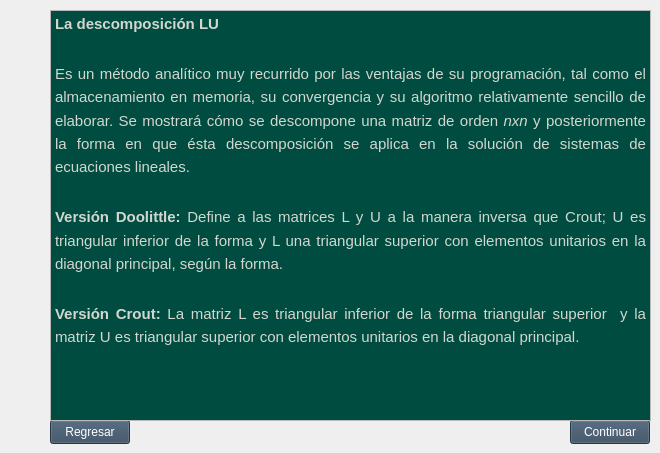
  <widget class="QWidget" name="centralwidget">
   <widget class="QPushButton" name="pushButton">
    <property name="geometry">
     <rect>
      <x>50</x>
      <y>420</y>
      <width>80</width>
      <height>24</height>
     </rect>
    </property>
    <property name="palette">
     <palette>
      <active>
       <colorrole role="WindowText">
        <brush brushstyle="SolidPattern">
         <color alpha="255">
          <red>255</red>
          <green>255</green>
          <blue>255</blue>
         </color>
        </brush>
       </colorrole>
       <colorrole role="Button">
        <brush brushstyle="SolidPattern">
         <color alpha="255">
          <red>53</red>
          <green>73</green>
          <blue>94</blue>
         </color>
        </brush>
       </colorrole>
       <colorrole role="Light">
        <brush brushstyle="SolidPattern">
         <color alpha="255">
          <red>79</red>
          <green>109</green>
          <blue>141</blue>
         </color>
        </brush>
       </colorrole>
       <colorrole role="Midlight">
        <brush brushstyle="SolidPattern">
         <color alpha="255">
          <red>66</red>
          <green>91</green>
          <blue>117</blue>
         </color>
        </brush>
       </colorrole>
       <colorrole role="Dark">
        <brush brushstyle="SolidPattern">
         <color alpha="255">
          <red>26</red>
          <green>36</green>
          <blue>47</blue>
         </color>
        </brush>
       </colorrole>
       <colorrole role="Mid">
        <brush brushstyle="SolidPattern">
         <color alpha="255">
          <red>35</red>
          <green>48</green>
          <blue>62</blue>
         </color>
        </brush>
       </colorrole>
       <colorrole role="Text">
        <brush brushstyle="SolidPattern">
         <color alpha="255">
          <red>255</red>
          <green>255</green>
          <blue>255</blue>
         </color>
        </brush>
       </colorrole>
       <colorrole role="BrightText">
        <brush brushstyle="SolidPattern">
         <color alpha="255">
          <red>255</red>
          <green>255</green>
          <blue>255</blue>
         </color>
        </brush>
       </colorrole>
       <colorrole role="ButtonText">
        <brush brushstyle="SolidPattern">
         <color alpha="255">
          <red>255</red>
          <green>255</green>
          <blue>255</blue>
         </color>
        </brush>
       </colorrole>
       <colorrole role="Base">
        <brush brushstyle="SolidPattern">
         <color alpha="255">
          <red>0</red>
          <green>0</green>
          <blue>0</blue>
         </color>
        </brush>
       </colorrole>
       <colorrole role="Window">
        <brush brushstyle="SolidPattern">
         <color alpha="255">
          <red>53</red>
          <green>73</green>
          <blue>94</blue>
         </color>
        </brush>
       </colorrole>
       <colorrole role="Shadow">
        <brush brushstyle="SolidPattern">
         <color alpha="255">
          <red>0</red>
          <green>0</green>
          <blue>0</blue>
         </color>
        </brush>
       </colorrole>
       <colorrole role="AlternateBase">
        <brush brushstyle="SolidPattern">
         <color alpha="255">
          <red>26</red>
          <green>36</green>
          <blue>47</blue>
         </color>
        </brush>
       </colorrole>
       <colorrole role="ToolTipBase">
        <brush brushstyle="SolidPattern">
         <color alpha="255">
          <red>255</red>
          <green>255</green>
          <blue>220</blue>
         </color>
        </brush>
       </colorrole>
       <colorrole role="ToolTipText">
        <brush brushstyle="SolidPattern">
         <color alpha="255">
          <red>0</red>
          <green>0</green>
          <blue>0</blue>
         </color>
        </brush>
       </colorrole>
       <colorrole role="PlaceholderText">
        <brush brushstyle="SolidPattern">
         <color alpha="128">
          <red>255</red>
          <green>255</green>
          <blue>255</blue>
         </color>
        </brush>
       </colorrole>
      </active>
      <inactive>
       <colorrole role="WindowText">
        <brush brushstyle="SolidPattern">
         <color alpha="255">
          <red>255</red>
          <green>255</green>
          <blue>255</blue>
         </color>
        </brush>
       </colorrole>
       <colorrole role="Button">
        <brush brushstyle="SolidPattern">
         <color alpha="255">
          <red>53</red>
          <green>73</green>
          <blue>94</blue>
         </color>
        </brush>
       </colorrole>
       <colorrole role="Light">
        <brush brushstyle="SolidPattern">
         <color alpha="255">
          <red>79</red>
          <green>109</green>
          <blue>141</blue>
         </color>
        </brush>
       </colorrole>
       <colorrole role="Midlight">
        <brush brushstyle="SolidPattern">
         <color alpha="255">
          <red>66</red>
          <green>91</green>
          <blue>117</blue>
         </color>
        </brush>
       </colorrole>
       <colorrole role="Dark">
        <brush brushstyle="SolidPattern">
         <color alpha="255">
          <red>26</red>
          <green>36</green>
          <blue>47</blue>
         </color>
        </brush>
       </colorrole>
       <colorrole role="Mid">
        <brush brushstyle="SolidPattern">
         <color alpha="255">
          <red>35</red>
          <green>48</green>
          <blue>62</blue>
         </color>
        </brush>
       </colorrole>
       <colorrole role="Text">
        <brush brushstyle="SolidPattern">
         <color alpha="255">
          <red>255</red>
          <green>255</green>
          <blue>255</blue>
         </color>
        </brush>
       </colorrole>
       <colorrole role="BrightText">
        <brush brushstyle="SolidPattern">
         <color alpha="255">
          <red>255</red>
          <green>255</green>
          <blue>255</blue>
         </color>
        </brush>
       </colorrole>
       <colorrole role="ButtonText">
        <brush brushstyle="SolidPattern">
         <color alpha="255">
          <red>255</red>
          <green>255</green>
          <blue>255</blue>
         </color>
        </brush>
       </colorrole>
       <colorrole role="Base">
        <brush brushstyle="SolidPattern">
         <color alpha="255">
          <red>0</red>
          <green>0</green>
          <blue>0</blue>
         </color>
        </brush>
       </colorrole>
       <colorrole role="Window">
        <brush brushstyle="SolidPattern">
         <color alpha="255">
          <red>53</red>
          <green>73</green>
          <blue>94</blue>
         </color>
        </brush>
       </colorrole>
       <colorrole role="Shadow">
        <brush brushstyle="SolidPattern">
         <color alpha="255">
          <red>0</red>
          <green>0</green>
          <blue>0</blue>
         </color>
        </brush>
       </colorrole>
       <colorrole role="AlternateBase">
        <brush brushstyle="SolidPattern">
         <color alpha="255">
          <red>26</red>
          <green>36</green>
          <blue>47</blue>
         </color>
        </brush>
       </colorrole>
       <colorrole role="ToolTipBase">
        <brush brushstyle="SolidPattern">
         <color alpha="255">
          <red>255</red>
          <green>255</green>
          <blue>220</blue>
         </color>
        </brush>
       </colorrole>
       <colorrole role="ToolTipText">
        <brush brushstyle="SolidPattern">
         <color alpha="255">
          <red>0</red>
          <green>0</green>
          <blue>0</blue>
         </color>
        </brush>
       </colorrole>
       <colorrole role="PlaceholderText">
        <brush brushstyle="SolidPattern">
         <color alpha="128">
          <red>255</red>
          <green>255</green>
          <blue>255</blue>
         </color>
        </brush>
       </colorrole>
      </inactive>
      <disabled>
       <colorrole role="WindowText">
        <brush brushstyle="SolidPattern">
         <color alpha="255">
          <red>26</red>
          <green>36</green>
          <blue>47</blue>
         </color>
        </brush>
       </colorrole>
       <colorrole role="Button">
        <brush brushstyle="SolidPattern">
         <color alpha="255">
          <red>53</red>
          <green>73</green>
          <blue>94</blue>
         </color>
        </brush>
       </colorrole>
       <colorrole role="Light">
        <brush brushstyle="SolidPattern">
         <color alpha="255">
          <red>79</red>
          <green>109</green>
          <blue>141</blue>
         </color>
        </brush>
       </colorrole>
       <colorrole role="Midlight">
        <brush brushstyle="SolidPattern">
         <color alpha="255">
          <red>66</red>
          <green>91</green>
          <blue>117</blue>
         </color>
        </brush>
       </colorrole>
       <colorrole role="Dark">
        <brush brushstyle="SolidPattern">
         <color alpha="255">
          <red>26</red>
          <green>36</green>
          <blue>47</blue>
         </color>
        </brush>
       </colorrole>
       <colorrole role="Mid">
        <brush brushstyle="SolidPattern">
         <color alpha="255">
          <red>35</red>
          <green>48</green>
          <blue>62</blue>
         </color>
        </brush>
       </colorrole>
       <colorrole role="Text">
        <brush brushstyle="SolidPattern">
         <color alpha="255">
          <red>26</red>
          <green>36</green>
          <blue>47</blue>
         </color>
        </brush>
       </colorrole>
       <colorrole role="BrightText">
        <brush brushstyle="SolidPattern">
         <color alpha="255">
          <red>255</red>
          <green>255</green>
          <blue>255</blue>
         </color>
        </brush>
       </colorrole>
       <colorrole role="ButtonText">
        <brush brushstyle="SolidPattern">
         <color alpha="255">
          <red>26</red>
          <green>36</green>
          <blue>47</blue>
         </color>
        </brush>
       </colorrole>
       <colorrole role="Base">
        <brush brushstyle="SolidPattern">
         <color alpha="255">
          <red>53</red>
          <green>73</green>
          <blue>94</blue>
         </color>
        </brush>
       </colorrole>
       <colorrole role="Window">
        <brush brushstyle="SolidPattern">
         <color alpha="255">
          <red>53</red>
          <green>73</green>
          <blue>94</blue>
         </color>
        </brush>
       </colorrole>
       <colorrole role="Shadow">
        <brush brushstyle="SolidPattern">
         <color alpha="255">
          <red>0</red>
          <green>0</green>
          <blue>0</blue>
         </color>
        </brush>
       </colorrole>
       <colorrole role="AlternateBase">
        <brush brushstyle="SolidPattern">
         <color alpha="255">
          <red>53</red>
          <green>73</green>
          <blue>94</blue>
         </color>
        </brush>
       </colorrole>
       <colorrole role="ToolTipBase">
        <brush brushstyle="SolidPattern">
         <color alpha="255">
          <red>255</red>
          <green>255</green>
          <blue>220</blue>
         </color>
        </brush>
       </colorrole>
       <colorrole role="ToolTipText">
        <brush brushstyle="SolidPattern">
         <color alpha="255">
          <red>0</red>
          <green>0</green>
          <blue>0</blue>
         </color>
        </brush>
       </colorrole>
       <colorrole role="PlaceholderText">
        <brush brushstyle="SolidPattern">
         <color alpha="128">
          <red>255</red>
          <green>255</green>
          <blue>255</blue>
         </color>
        </brush>
       </colorrole>
      </disabled>
     </palette>
    </property>
    <property name="text">
     <string>Regresar</string>
    </property>
   </widget>
   <widget class="QPushButton" name="pushButton_2">
    <property name="geometry">
     <rect>
      <x>570</x>
      <y>420</y>
      <width>80</width>
      <height>24</height>
     </rect>
    </property>
    <property name="palette">
     <palette>
      <active>
       <colorrole role="WindowText">
        <brush brushstyle="SolidPattern">
         <color alpha="255">
          <red>255</red>
          <green>255</green>
          <blue>255</blue>
         </color>
        </brush>
       </colorrole>
       <colorrole role="Button">
        <brush brushstyle="SolidPattern">
         <color alpha="255">
          <red>53</red>
          <green>73</green>
          <blue>94</blue>
         </color>
        </brush>
       </colorrole>
       <colorrole role="Light">
        <brush brushstyle="SolidPattern">
         <color alpha="255">
          <red>79</red>
          <green>109</green>
          <blue>141</blue>
         </color>
        </brush>
       </colorrole>
       <colorrole role="Midlight">
        <brush brushstyle="SolidPattern">
         <color alpha="255">
          <red>66</red>
          <green>91</green>
          <blue>117</blue>
         </color>
        </brush>
       </colorrole>
       <colorrole role="Dark">
        <brush brushstyle="SolidPattern">
         <color alpha="255">
          <red>26</red>
          <green>36</green>
          <blue>47</blue>
         </color>
        </brush>
       </colorrole>
       <colorrole role="Mid">
        <brush brushstyle="SolidPattern">
         <color alpha="255">
          <red>35</red>
          <green>48</green>
          <blue>62</blue>
         </color>
        </brush>
       </colorrole>
       <colorrole role="Text">
        <brush brushstyle="SolidPattern">
         <color alpha="255">
          <red>255</red>
          <green>255</green>
          <blue>255</blue>
         </color>
        </brush>
       </colorrole>
       <colorrole role="BrightText">
        <brush brushstyle="SolidPattern">
         <color alpha="255">
          <red>255</red>
          <green>255</green>
          <blue>255</blue>
         </color>
        </brush>
       </colorrole>
       <colorrole role="ButtonText">
        <brush brushstyle="SolidPattern">
         <color alpha="255">
          <red>255</red>
          <green>255</green>
          <blue>255</blue>
         </color>
        </brush>
       </colorrole>
       <colorrole role="Base">
        <brush brushstyle="SolidPattern">
         <color alpha="255">
          <red>0</red>
          <green>0</green>
          <blue>0</blue>
         </color>
        </brush>
       </colorrole>
       <colorrole role="Window">
        <brush brushstyle="SolidPattern">
         <color alpha="255">
          <red>53</red>
          <green>73</green>
          <blue>94</blue>
         </color>
        </brush>
       </colorrole>
       <colorrole role="Shadow">
        <brush brushstyle="SolidPattern">
         <color alpha="255">
          <red>0</red>
          <green>0</green>
          <blue>0</blue>
         </color>
        </brush>
       </colorrole>
       <colorrole role="AlternateBase">
        <brush brushstyle="SolidPattern">
         <color alpha="255">
          <red>26</red>
          <green>36</green>
          <blue>47</blue>
         </color>
        </brush>
       </colorrole>
       <colorrole role="ToolTipBase">
        <brush brushstyle="SolidPattern">
         <color alpha="255">
          <red>255</red>
          <green>255</green>
          <blue>220</blue>
         </color>
        </brush>
       </colorrole>
       <colorrole role="ToolTipText">
        <brush brushstyle="SolidPattern">
         <color alpha="255">
          <red>0</red>
          <green>0</green>
          <blue>0</blue>
         </color>
        </brush>
       </colorrole>
       <colorrole role="PlaceholderText">
        <brush brushstyle="SolidPattern">
         <color alpha="128">
          <red>255</red>
          <green>255</green>
          <blue>255</blue>
         </color>
        </brush>
       </colorrole>
      </active>
      <inactive>
       <colorrole role="WindowText">
        <brush brushstyle="SolidPattern">
         <color alpha="255">
          <red>255</red>
          <green>255</green>
          <blue>255</blue>
         </color>
        </brush>
       </colorrole>
       <colorrole role="Button">
        <brush brushstyle="SolidPattern">
         <color alpha="255">
          <red>53</red>
          <green>73</green>
          <blue>94</blue>
         </color>
        </brush>
       </colorrole>
       <colorrole role="Light">
        <brush brushstyle="SolidPattern">
         <color alpha="255">
          <red>79</red>
          <green>109</green>
          <blue>141</blue>
         </color>
        </brush>
       </colorrole>
       <colorrole role="Midlight">
        <brush brushstyle="SolidPattern">
         <color alpha="255">
          <red>66</red>
          <green>91</green>
          <blue>117</blue>
         </color>
        </brush>
       </colorrole>
       <colorrole role="Dark">
        <brush brushstyle="SolidPattern">
         <color alpha="255">
          <red>26</red>
          <green>36</green>
          <blue>47</blue>
         </color>
        </brush>
       </colorrole>
       <colorrole role="Mid">
        <brush brushstyle="SolidPattern">
         <color alpha="255">
          <red>35</red>
          <green>48</green>
          <blue>62</blue>
         </color>
        </brush>
       </colorrole>
       <colorrole role="Text">
        <brush brushstyle="SolidPattern">
         <color alpha="255">
          <red>255</red>
          <green>255</green>
          <blue>255</blue>
         </color>
        </brush>
       </colorrole>
       <colorrole role="BrightText">
        <brush brushstyle="SolidPattern">
         <color alpha="255">
          <red>255</red>
          <green>255</green>
          <blue>255</blue>
         </color>
        </brush>
       </colorrole>
       <colorrole role="ButtonText">
        <brush brushstyle="SolidPattern">
         <color alpha="255">
          <red>255</red>
          <green>255</green>
          <blue>255</blue>
         </color>
        </brush>
       </colorrole>
       <colorrole role="Base">
        <brush brushstyle="SolidPattern">
         <color alpha="255">
          <red>0</red>
          <green>0</green>
          <blue>0</blue>
         </color>
        </brush>
       </colorrole>
       <colorrole role="Window">
        <brush brushstyle="SolidPattern">
         <color alpha="255">
          <red>53</red>
          <green>73</green>
          <blue>94</blue>
         </color>
        </brush>
       </colorrole>
       <colorrole role="Shadow">
        <brush brushstyle="SolidPattern">
         <color alpha="255">
          <red>0</red>
          <green>0</green>
          <blue>0</blue>
         </color>
        </brush>
       </colorrole>
       <colorrole role="AlternateBase">
        <brush brushstyle="SolidPattern">
         <color alpha="255">
          <red>26</red>
          <green>36</green>
          <blue>47</blue>
         </color>
        </brush>
       </colorrole>
       <colorrole role="ToolTipBase">
        <brush brushstyle="SolidPattern">
         <color alpha="255">
          <red>255</red>
          <green>255</green>
          <blue>220</blue>
         </color>
        </brush>
       </colorrole>
       <colorrole role="ToolTipText">
        <brush brushstyle="SolidPattern">
         <color alpha="255">
          <red>0</red>
          <green>0</green>
          <blue>0</blue>
         </color>
        </brush>
       </colorrole>
       <colorrole role="PlaceholderText">
        <brush brushstyle="SolidPattern">
         <color alpha="128">
          <red>255</red>
          <green>255</green>
          <blue>255</blue>
         </color>
        </brush>
       </colorrole>
      </inactive>
      <disabled>
       <colorrole role="WindowText">
        <brush brushstyle="SolidPattern">
         <color alpha="255">
          <red>26</red>
          <green>36</green>
          <blue>47</blue>
         </color>
        </brush>
       </colorrole>
       <colorrole role="Button">
        <brush brushstyle="SolidPattern">
         <color alpha="255">
          <red>53</red>
          <green>73</green>
          <blue>94</blue>
         </color>
        </brush>
       </colorrole>
       <colorrole role="Light">
        <brush brushstyle="SolidPattern">
         <color alpha="255">
          <red>79</red>
          <green>109</green>
          <blue>141</blue>
         </color>
        </brush>
       </colorrole>
       <colorrole role="Midlight">
        <brush brushstyle="SolidPattern">
         <color alpha="255">
          <red>66</red>
          <green>91</green>
          <blue>117</blue>
         </color>
        </brush>
       </colorrole>
       <colorrole role="Dark">
        <brush brushstyle="SolidPattern">
         <color alpha="255">
          <red>26</red>
          <green>36</green>
          <blue>47</blue>
         </color>
        </brush>
       </colorrole>
       <colorrole role="Mid">
        <brush brushstyle="SolidPattern">
         <color alpha="255">
          <red>35</red>
          <green>48</green>
          <blue>62</blue>
         </color>
        </brush>
       </colorrole>
       <colorrole role="Text">
        <brush brushstyle="SolidPattern">
         <color alpha="255">
          <red>26</red>
          <green>36</green>
          <blue>47</blue>
         </color>
        </brush>
       </colorrole>
       <colorrole role="BrightText">
        <brush brushstyle="SolidPattern">
         <color alpha="255">
          <red>255</red>
          <green>255</green>
          <blue>255</blue>
         </color>
        </brush>
       </colorrole>
       <colorrole role="ButtonText">
        <brush brushstyle="SolidPattern">
         <color alpha="255">
          <red>26</red>
          <green>36</green>
          <blue>47</blue>
         </color>
        </brush>
       </colorrole>
       <colorrole role="Base">
        <brush brushstyle="SolidPattern">
         <color alpha="255">
          <red>53</red>
          <green>73</green>
          <blue>94</blue>
         </color>
        </brush>
       </colorrole>
       <colorrole role="Window">
        <brush brushstyle="SolidPattern">
         <color alpha="255">
          <red>53</red>
          <green>73</green>
          <blue>94</blue>
         </color>
        </brush>
       </colorrole>
       <colorrole role="Shadow">
        <brush brushstyle="SolidPattern">
         <color alpha="255">
          <red>0</red>
          <green>0</green>
          <blue>0</blue>
         </color>
        </brush>
       </colorrole>
       <colorrole role="AlternateBase">
        <brush brushstyle="SolidPattern">
         <color alpha="255">
          <red>53</red>
          <green>73</green>
          <blue>94</blue>
         </color>
        </brush>
       </colorrole>
       <colorrole role="ToolTipBase">
        <brush brushstyle="SolidPattern">
         <color alpha="255">
          <red>255</red>
          <green>255</green>
          <blue>220</blue>
         </color>
        </brush>
       </colorrole>
       <colorrole role="ToolTipText">
        <brush brushstyle="SolidPattern">
         <color alpha="255">
          <red>0</red>
          <green>0</green>
          <blue>0</blue>
         </color>
        </brush>
       </colorrole>
       <colorrole role="PlaceholderText">
        <brush brushstyle="SolidPattern">
         <color alpha="128">
          <red>255</red>
          <green>255</green>
          <blue>255</blue>
         </color>
        </brush>
       </colorrole>
      </disabled>
     </palette>
    </property>
    <property name="text">
     <string>Continuar</string>
    </property>
   </widget>
   <widget class="QTextBrowser" name="textBrowser">
    <property name="geometry">
     <rect>
      <x>50</x>
      <y>10</y>
      <width>601</width>
      <height>411</height>
     </rect>
    </property>
    <property name="palette">
     <palette>
      <active>
       <colorrole role="Base">
        <brush brushstyle="SolidPattern">
         <color alpha="255">
          <red>0</red>
          <green>76</green>
          <blue>64</blue>
         </color>
        </brush>
       </colorrole>
       <colorrole role="Shadow">
        <brush brushstyle="SolidPattern">
         <color alpha="255">
          <red>0</red>
          <green>76</green>
          <blue>64</blue>
         </color>
        </brush>
       </colorrole>
       <colorrole role="ToolTipText">
        <brush brushstyle="SolidPattern">
         <color alpha="255">
          <red>0</red>
          <green>76</green>
          <blue>64</blue>
         </color>
        </brush>
       </colorrole>
      </active>
      <inactive>
       <colorrole role="Base">
        <brush brushstyle="SolidPattern">
         <color alpha="255">
          <red>0</red>
          <green>76</green>
          <blue>64</blue>
         </color>
        </brush>
       </colorrole>
       <colorrole role="Shadow">
        <brush brushstyle="SolidPattern">
         <color alpha="255">
          <red>0</red>
          <green>76</green>
          <blue>64</blue>
         </color>
        </brush>
       </colorrole>
       <colorrole role="ToolTipText">
        <brush brushstyle="SolidPattern">
         <color alpha="255">
          <red>0</red>
          <green>76</green>
          <blue>64</blue>
         </color>
        </brush>
       </colorrole>
      </inactive>
      <disabled>
       <colorrole role="Base">
        <brush brushstyle="SolidPattern">
         <color alpha="255">
          <red>0</red>
          <green>76</green>
          <blue>64</blue>
         </color>
        </brush>
       </colorrole>
       <colorrole role="Shadow">
        <brush brushstyle="SolidPattern">
         <color alpha="255">
          <red>0</red>
          <green>76</green>
          <blue>64</blue>
         </color>
        </brush>
       </colorrole>
       <colorrole role="ToolTipText">
        <brush brushstyle="SolidPattern">
         <color alpha="255">
          <red>0</red>
          <green>76</green>
          <blue>64</blue>
         </color>
        </brush>
       </colorrole>
      </disabled>
     </palette>
    </property>
    <property name="html">
     <string>&lt;!DOCTYPE HTML PUBLIC &quot;-//W3C//DTD HTML 4.0//EN&quot; &quot;http://www.w3.org/TR/REC-html40/strict.dtd&quot;&gt;
&lt;html&gt;&lt;head&gt;&lt;meta name=&quot;qrichtext&quot; content=&quot;1&quot; /&gt;&lt;style type=&quot;text/css&quot;&gt;
p, li { white-space: pre-wrap; }
&lt;/style&gt;&lt;/head&gt;&lt;body style=&quot; font-family:'Ubuntu'; font-size:10pt; font-weight:400; font-style:normal;&quot;&gt;
&lt;p align=&quot;justify&quot; style=&quot; margin-top:0px; margin-bottom:0px; margin-left:0px; margin-right:0px; -qt-block-indent:0; text-indent:0px; line-height:138%;&quot;&gt;&lt;a name=&quot;docs-internal-guid-e83b2206-7fff-21fb-0b5a-25e7f06ec074&quot;&gt;&lt;/a&gt;&lt;span style=&quot; font-family:'Roboto','sans-serif'; font-size:11pt; font-weight:600; color:#d3d7cf; background-color:transparent;&quot;&gt;L&lt;/span&gt;&lt;span style=&quot; font-family:'Roboto','sans-serif'; font-size:11pt; font-weight:600; color:#d3d7cf; background-color:transparent;&quot;&gt;a descomposición LU&lt;/span&gt;&lt;span style=&quot; font-family:'Roboto','sans-serif'; font-size:11pt; color:#d3d7cf; background-color:transparent;&quot;&gt; &lt;/span&gt;&lt;/p&gt;
&lt;p align=&quot;justify&quot; style=&quot;-qt-paragraph-type:empty; margin-top:0px; margin-bottom:0px; margin-left:0px; margin-right:0px; -qt-block-indent:0; text-indent:0px; line-height:138%; font-family:'Roboto','sans-serif'; font-size:11pt; color:#d3d7cf;&quot;&gt;&lt;br /&gt;&lt;/p&gt;
&lt;p align=&quot;justify&quot; style=&quot; margin-top:0px; margin-bottom:0px; margin-left:0px; margin-right:0px; -qt-block-indent:0; text-indent:0px; line-height:138%;&quot;&gt;&lt;span style=&quot; font-family:'Roboto','sans-serif'; font-size:11pt; color:#d3d7cf; background-color:transparent;&quot;&gt;Es un método analítico muy recurrido por las ventajas de su programación, tal como el almacenamiento en memoria, su convergencia y su algoritmo relativamente sencillo de elaborar. Se mostrará cómo se descompone una matriz de orden &lt;/span&gt;&lt;span style=&quot; font-family:'Roboto','sans-serif'; font-size:11pt; font-style:italic; color:#d3d7cf; background-color:transparent;&quot;&gt;nxn&lt;/span&gt;&lt;span style=&quot; font-family:'Roboto','sans-serif'; font-size:11pt; color:#d3d7cf; background-color:transparent;&quot;&gt; y posteriormente la forma en que ésta descomposición se aplica en la solución de sistemas de ecuaciones lineales.&lt;/span&gt;&lt;/p&gt;
&lt;p align=&quot;justify&quot; style=&quot;-qt-paragraph-type:empty; margin-top:0px; margin-bottom:0px; margin-left:0px; margin-right:0px; -qt-block-indent:0; text-indent:0px; line-height:138%; font-family:'Roboto','sans-serif'; font-size:11pt; color:#d3d7cf;&quot;&gt;&lt;br /&gt;&lt;/p&gt;
&lt;p align=&quot;justify&quot; style=&quot; margin-top:0px; margin-bottom:0px; margin-left:0px; margin-right:0px; -qt-block-indent:0; text-indent:0px; line-height:138%;&quot;&gt;&lt;span style=&quot; font-family:'Roboto','sans-serif'; font-size:11pt; font-weight:600; color:#d3d7cf; background-color:transparent;&quot;&gt;Versión Doolittle:&lt;/span&gt;&lt;span style=&quot; font-family:'Roboto','sans-serif'; font-size:11pt; color:#d3d7cf; background-color:transparent;&quot;&gt; Define a las matrices L y U a la manera inversa que Crout; U es triangular inferior de la forma y L una triangular superior con elementos unitarios en la diagonal principal, según la forma.&lt;/span&gt;&lt;/p&gt;
&lt;p align=&quot;justify&quot; style=&quot;-qt-paragraph-type:empty; margin-top:0px; margin-bottom:0px; margin-left:0px; margin-right:0px; -qt-block-indent:0; text-indent:0px; line-height:138%; font-family:'Roboto','sans-serif'; font-size:11pt; color:#d3d7cf;&quot;&gt;&lt;br /&gt;&lt;/p&gt;
&lt;p align=&quot;justify&quot; style=&quot; margin-top:0px; margin-bottom:0px; margin-left:0px; margin-right:0px; -qt-block-indent:0; text-indent:0px; line-height:138%;&quot;&gt;&lt;span style=&quot; font-family:'Roboto','sans-serif'; font-size:11pt; font-weight:600; color:#d3d7cf; background-color:transparent;&quot;&gt;Versión Crout:&lt;/span&gt;&lt;span style=&quot; font-family:'Roboto','sans-serif'; font-size:11pt; color:#d3d7cf; background-color:transparent;&quot;&gt; La matriz L es triangular inferior de la forma triangular superior  y la matriz U es triangular superior con elementos unitarios en la diagonal principal.&lt;/span&gt;&lt;/p&gt;
&lt;p align=&quot;justify&quot; style=&quot; margin-top:0px; margin-bottom:0px; margin-left:0px; margin-right:0px; -qt-block-indent:0; text-indent:0px;&quot;&gt;&lt;span style=&quot; font-family:'Ubuntu'; color:#d3d7cf;&quot;&gt;&lt;br /&gt;&lt;/span&gt;&lt;/p&gt;&lt;/body&gt;&lt;/html&gt;</string>
    </property>
   </widget>
  </widget>
